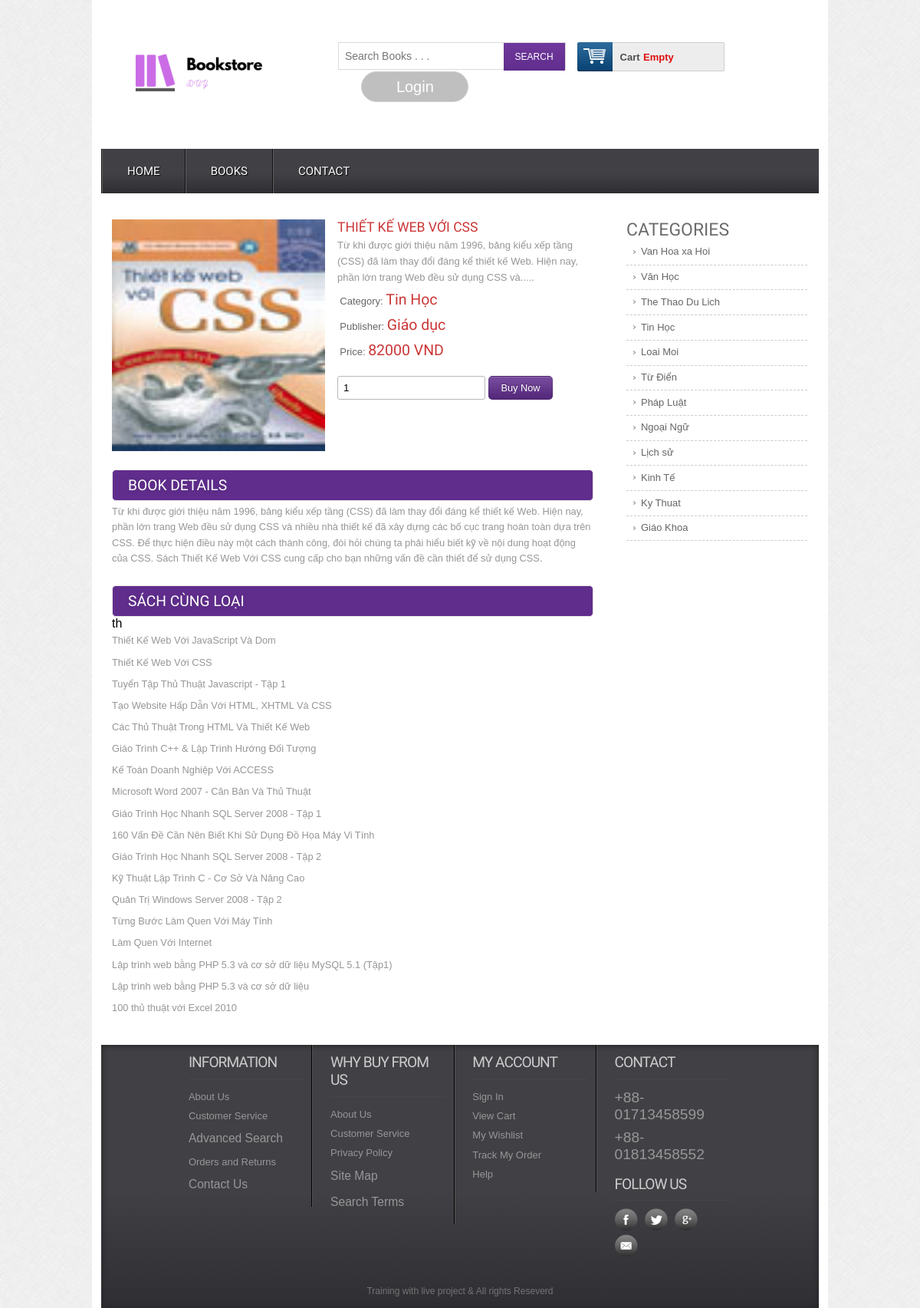
Page /details.php?bk_id=th17 on the earlier database version.
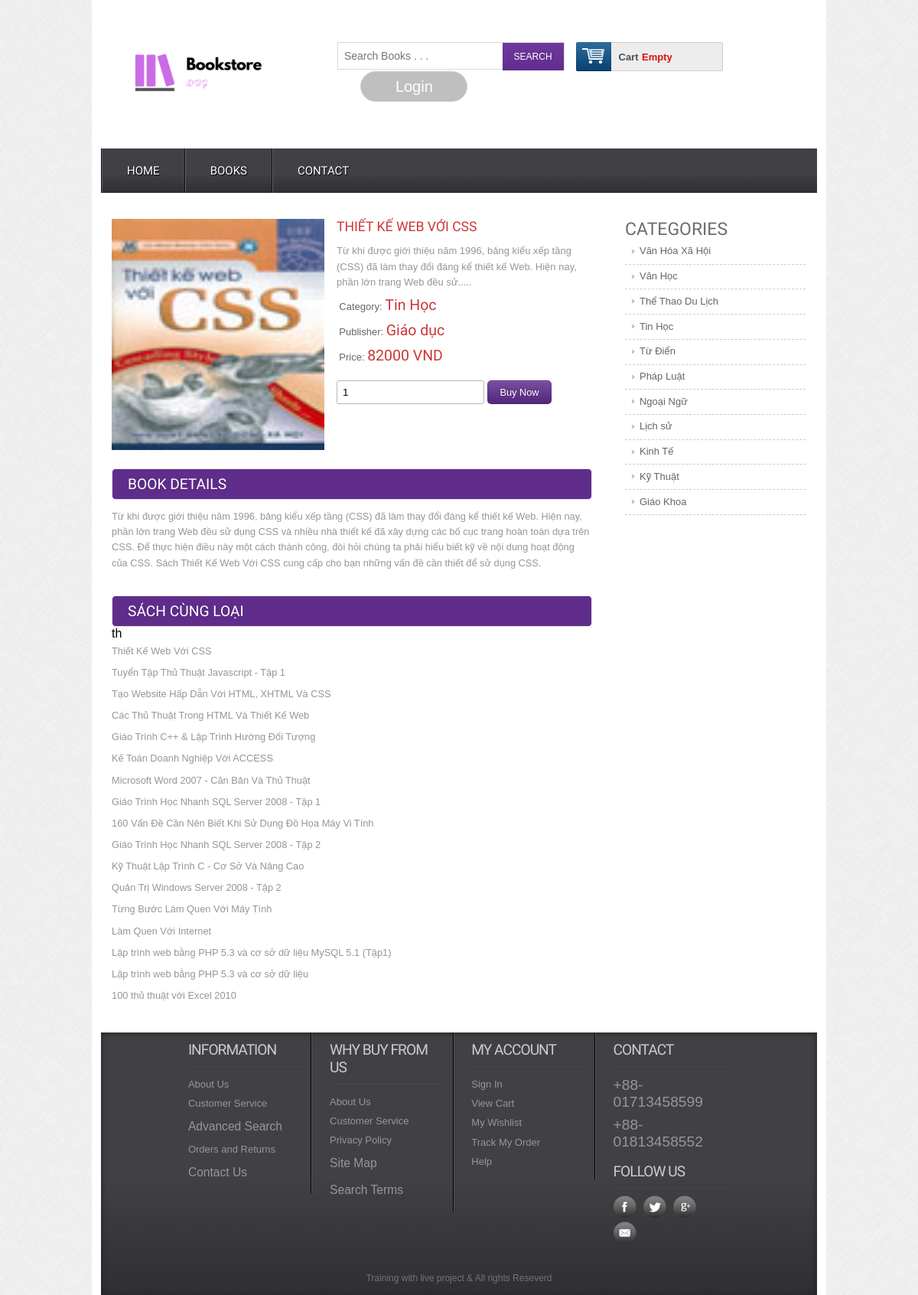
Same page on the later database version.
### tables this page shows
CREATE TABLE `book` (
  `book_id` varchar(15) NOT NULL,
  `book_name` varchar(250) NOT NULL,
  `description` text NOT NULL,
  `price` int(10) NOT NULL,
  `img` varchar(50) NOT NULL,
  `status` int(11) NOT NULL,
  `pub_id` varchar(5) NOT NULL,
  `cat_id` varchar(5) NOT NULL
);

CREATE TABLE `category` (
  `cat_id` varchar(5) NOT NULL,
  `cat_name` varchar(50) NOT NULL
);

CREATE TABLE `publisher` (
  `pub_id` varchar(5) NOT NULL,
  `pub_name` varchar(30) NOT NULL
);

### classes/book.php (called while the page is built, shortened)
<?php
    $filepath = realpath(dirname(__FILE__));
    include_once ($filepath.'/../lib/database.php');
    include_once ($filepath.'/../helpers/format.php');
?>
<?php
    class book{
        private $db;
        private $fm;
        public function __construct()
        {
            $this->db = new Database();
            $this->fm = new Format();
        }
        public function  getDetails($id){
            $query = "SELECT book.*, publisher.pub_name, category.cat_name
            FROM book  INNER JOIN publisher ON book.pub_id = publisher.pub_id
            INNER JOIN category ON book.cat_id = category.cat_id
            WHERE book.book_id = '$id'";
            $result = $this->db->select($query);
            return $result;
        }
        public function getbookCungLoai($id_cungloai)
        {
            $id_cungloai = $this->fm->validation($id_cungloai);
            $query = "SELECT * FROM book WHERE book.cat_id='$id_cungloai' ORDER BY book_id desc";
            $result = $this->db->select($query);
            return $result;
        }
    }
?>

### lib/database.php (called while the page is built, shortened)
<?php
    Class Database{
        public $host   = DB_HOST;
        public $user   = DB_USER;
        public $pass   = DB_PASS;
        public $dbname = DB_NAME;
        public $link;
        private function connectDB(){
        $this->link = new mysqli($this->host, $this->user, $this->pass,
            $this->dbname);
        }
        public function select($query){
        $result = $this->link->query($query) or
        die($this->link->error.__LINE__);
        if($result->num_rows > 0){
            return $result;
        } else {
            return false;
        }
        }
    }
?>

### helpers/format.php (called while the page is built, shortened)
<?php
    class Format{
        public function textShorten($text, $limit = 400){
            $text = $text. " ";
            $text = substr($text, 0, $limit);
            $text = substr($text, 0, strrpos($text, ' '));
            $text = $text.".....";
            return $text;
        }
        public function validation($data){
            $data = trim($data);
            $data = stripcslashes($data);
            $data = htmlspecialchars($data);
            return $data;
        }
    }
?>

### classes/category.php (called while the page is built, shortened)
<?php
    $filepath = realpath(dirname(__FILE__));
    include_once ($filepath.'/../lib/database.php');
    include_once ($filepath.'/../helpers/format.php');
?>
<?php
    class category {
        private $db;
        public function __construct()
        {
            $this->db = new Database();
        }
        public function show_category_fontend()
        {
            $query = "SELECT * FROM category order by cat_id desc";
            $result = $this->db->select($query);
            return $result;
        }
    }
?>

### details.php (the view, shortened to what this page needs)
<?php
	 include 'inc/header.php';
 ?>
 <?php
	if (!isset($_GET['bk_id']) || $_GET['bk_id'] == NULL) {
        echo "<script>window.location = '404.php'</script>";
    } else {
		$id = $_GET['bk_id'];
	}
 ?>
 <div class="main">
    <div class="content">
    	<div class="section group">
			<?php
				$get_book_details = $b->getDetails($id);
				if($get_book_details) {
					while($result_details=$get_book_details->fetch_assoc()){
			?>
			<div class="cont-desc span_1_of_2">
				<div class="grid images_3_of_2">
					<img src="admin/upload/<?php echo $result_details['img']?>" alt="">
				</div>
				<div class="desc span_3_of_2">
					<h2><?php echo $result_details['book_name']?></h2>
					<p><?php echo $fm->textShorten($result_details['description'],200)?></p>
					<div class="price">
						<p>Category: <span><?php echo $result_details['cat_name']?></span></p>
						<p>Publisher: <span><?php echo $result_details['pub_name']?></span></p>
						<p>Price: <span><?php echo $result_details['price']." "."VND"?></span></p>
					</div>
					<div class="add-cart">
						<form action="" method="post">
							<input type="number" class="buyfield" name="quantity"  value="1" min="1" />
							<input type="submit" class="buysubmit" name="submit" value="Buy Now"/>
						</form>
					</div>
				</div>
				<div class="product-desc">
					<h2>Book Details</h2>
					<p><?php echo $result_details['description']?></p>
				</div>
				<div class="product-desc">
					<h2>Sách cùng loại</h2>
					<?php
						$id_cungloai = $result_details['cat_id'];
						echo $id_cungloai;
						$get_book_cungloai = $b->getbookCungLoai($id_cungloai);
						if($get_book_cungloai) {
							while($result_cungloai=$get_book_cungloai->fetch_assoc()){
					?>
					<p><?php echo $result_cungloai['book_name']?></p>
					<?php
							}
						}
					?>
				</div>
			</div>
			<?php
					}
				}
			?>
			<div class="rightsidebar span_3_of_1">
				<h2>CATEGORIES</h2>
				<ul>
					<?php
					 	$getall_cat = $cat->show_category_fontend();
						if($getall_cat) {
							while($result_allcat = $getall_cat->fetch_assoc()) {
					?>
					<li><a href="productbycat.php?catid=<?php echo $result_allcat['cat_id']?>"><?php echo $result_allcat['cat_name']?></a></li>
					<?php
							}
						}
					?>
				</ul>
			</div>
 		</div>
	 </div>
<?php
 	include 'inc/footer.php';
 ?>

Differences in the rows shown:
removed book: book_name "Thiết Kế Web Với JavaScript Và Dom", shown under "THIẾT KẾ WEB VỚI CSS"
removed category: cat_name "Loai Moi"
changed book "THIẾT KẾ WEB VỚI CSS": description "Từ khi được giới thiệu năm 1996, bảng kiểu xếp tầng (CSS) đã làm thay đổi đáng kể thiết kế Web. Hiện nay, phần lớn trang Web đều sử dụng CSS và....." → "Từ khi được giới thiệu năm 1996, bảng kiểu xếp tầng (CSS) đã làm thay đổi đáng kể thiết kế Web. Hiện nay, phần lớn trang Web đều sử....."
changed category: cat_name "Van Hoa xa Hoi" → "Văn Hóa Xã Hội"
changed category: cat_name "The Thao Du Lich" → "Thể Thao Du Lịch"
changed category: cat_name "Ky Thuat" → "Kỹ Thuật"
